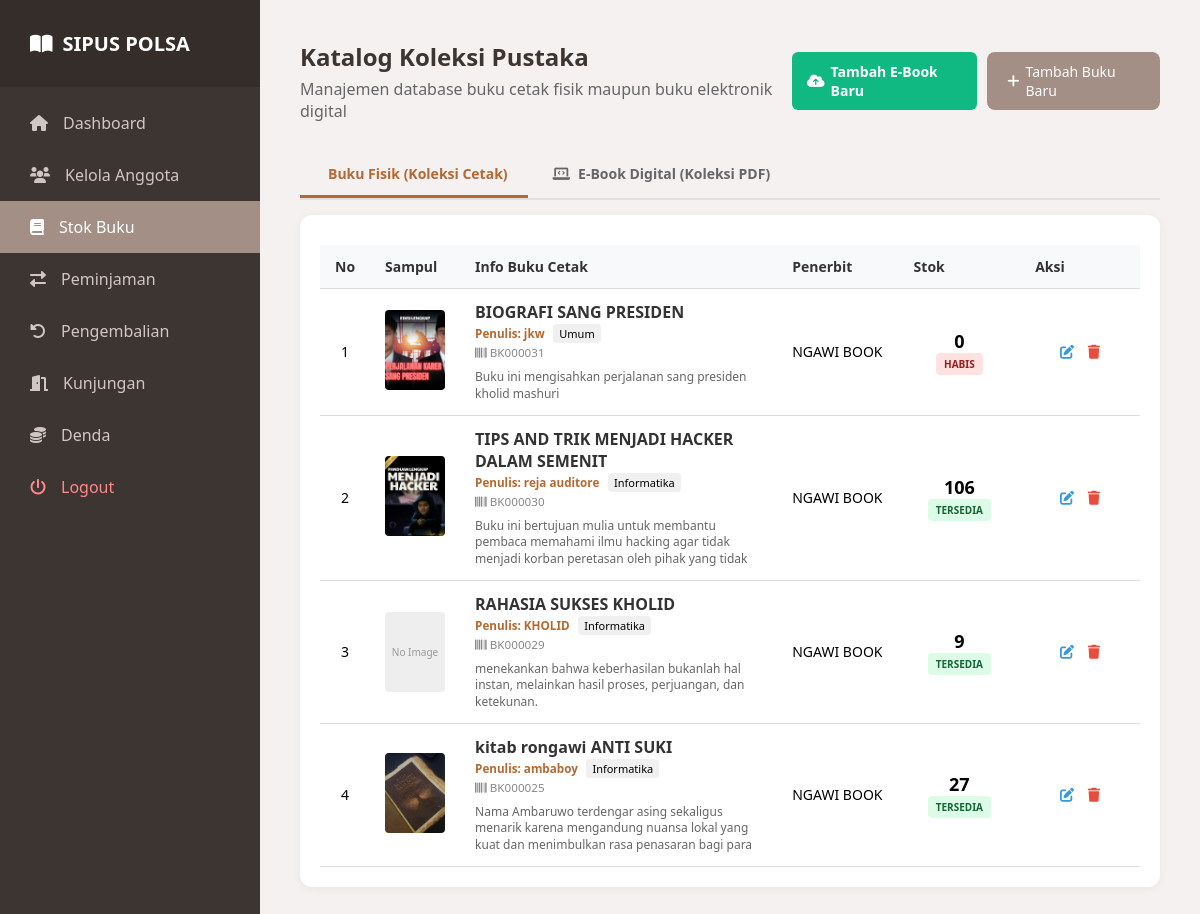
Page /admin/buku.php (signed in) on the committed database.
### tables this page shows
CREATE TABLE `buku` (
  `id_buku` int(11) NOT NULL,
  `barcode` varchar(50) DEFAULT NULL,
  `judul` varchar(255) NOT NULL,
  `pengarang` varchar(100) DEFAULT NULL,
  `penerbit` varchar(255) DEFAULT NULL,
  `jenis_buku` varchar(50) DEFAULT NULL,
  `sinopsis` text DEFAULT NULL,
  `stok` int(11) DEFAULT 0,
  `sampul` varchar(255) DEFAULT NULL,
  `file_ebook` varchar(255) DEFAULT NULL
);

### admin/buku.php (the view, shortened to what this page needs)
<?php
include '../config/koneksi.php';
$query_buku_fisik = mysqli_query($koneksi, "SELECT * FROM buku WHERE file_ebook IS NULL OR file_ebook = '' ORDER BY id_buku DESC");
?>
<!DOCTYPE html>
<html lang="id">
<head>
    <link rel="stylesheet" href="../assets/css/admin-style.css">
    <link rel="stylesheet" href="https://cdnjs.cloudflare.com/ajax/libs/font-awesome/6.0.0/css/all.min.css">
</head>
<body>
    <div class="sidebar">
        <div class="brand">
            <i class="fa-solid fa-book-open"></i>
            <span>SIPUS POLSA</span>
        </div>
        <nav>
            <a href="dashboard.php"><i class="fa-solid fa-house"></i> Dashboard</a>
            <a href="anggota.php"><i class="fa-solid fa-users"></i> Kelola Anggota</a>
            <a href="buku.php" class="active"><i class="fa-solid fa-book"></i> Stok Buku</a>
            <a href="peminjaman.php"><i class="fa-solid fa-right-left"></i> Peminjaman</a>
            <a href="pengembalian.php"><i class="fa-solid fa-rotate-left"></i> Pengembalian</a>
            <a href="kunjungan.php"><i class="fa-solid fa-door-open"></i> Kunjungan</a>
            <a href="denda.php"><i class="fa-solid fa-coins"></i> Denda</a>
            <a href="../logout.php" class="logout" onclick="return confirm('Apakah Anda yakin ingin logout?')">
                <i class="fa-solid fa-power-off"></i> Logout
            </a>
        </nav>
    </div>
    <div class="main-content">
        <header style="display: flex; justify-content: space-between; align-items: center; margin-bottom: 30px;">
            <div>
                <h1>Katalog Koleksi Pustaka</h1>
                <p style="color: #666; margin-top: 5px;">Manajemen database buku cetak fisik maupun buku elektronik digital</p>
            </div>
            <div class="action-buttons">
                <a href="ebook_tambah.php" class="btn-add-ebook">
                    <i class="fa-solid fa-cloud-arrow-up"></i> Tambah E-Book Baru
                </a>
                <a href="buku_tambah.php" class="btn-add" style="display: inline-flex; align-items: center; gap: 6px;">
                    <i class="fa-solid fa-plus"></i> Tambah Buku Baru
                </a>
            </div>
        </header>
        <div class="tab-wrapper">
            <div class="tab-nav">
                <label for="tab-fisik" class="tab-btn"><i class="fa-solid fa-book-bookmark"></i> Buku Fisik (Koleksi Cetak)</label>
                <label for="tab-digital" class="tab-btn"><i class="fa-solid fa-laptop-code"></i> E-Book Digital (Koleksi PDF)</label>
            </div>
            <div class="tab-content" id="content-fisik">
                <div class="table-container">
                    <table>
                        <thead>
                            <tr>
                                <th width="5%">No</th>
                                <th width="10%">Sampul</th>
                                <th width="40%">Info Buku Cetak</th>
                                <th width="15%">Penerbit</th>
                                <th width="15%">Stok</th>
                                <th width="15%">Aksi</th>
                            </tr>
                        </thead>
                        <tbody>
                            <?php
                            $no = 1;
                            if(mysqli_num_rows($query_buku_fisik) > 0):
                                while($d = mysqli_fetch_array($query_buku_fisik)):
                                    $img_path = (!empty($d['sampul']) && file_exists("../assets/img/sampul/".$d['sampul'])) ? "../assets/img/sampul/".$d['sampul'] : "";
                            ?>
                            <tr>
                                <td style="text-align: center;"><?php echo $no++; ?></td>
                                <td style="text-align: center;">
                                    <?php if(!empty($img_path)): ?>
                                        <img src="<?php echo $img_path; ?>" style="width: 60px; height: 80px; object-fit: cover; border-radius: 4px;">
                                    <?php else: ?>
                                        <div style="width: 60px; height: 80px; background: #eee; display: flex; align-items: center; justify-content: center; font-size: 10px; color: #999; border-radius: 4px;">No Image</div>
                                    <?php endif; ?>
                                </td>
                                <td>
                                    <strong style="font-size: 16px; color: #333;"><?php echo htmlspecialchars($d['judul']); ?></strong><br>
                                    <small style="color: #B46932; font-weight: 600;">Penulis: <?php echo htmlspecialchars($d['pengarang']); ?></small>
                                    <span style="font-size: 11px; background:#f0f0f0; padding:2px 6px; border-radius:4px; margin-left:5px;"><?php echo htmlspecialchars($d['jenis_buku'] ?? 'Umum'); ?></span>
                                    <?php if(!empty($d['barcode'])): ?>
                                    <br><small style="color:#888;"><i class="fa-solid fa-barcode"></i> <?php echo htmlspecialchars($d['barcode']); ?></small>
                                    <?php endif; ?>
                                    <div style="font-size: 12px; color: #666; margin-top: 8px; line-height: 1.4; max-height: 50px; overflow: hidden;">
                                        <?php echo (!empty($d['sinopsis'])) ? htmlspecialchars($d['sinopsis']) : "<i style='color:#ccc;'>Tidak ada sinopsis.</i>"; ?>
                                    </div>
                                </td>
                                <td><?php echo htmlspecialchars($d['penerbit']); ?></td>
                                <td style="text-align: center;">
                                    <strong style="font-size: 18px;"><?php echo $d['stok']; ?></strong><br>
                                    <span class="badge <?php echo ($d['stok'] > 0) ? 'available' : 'empty'; ?>">
                                        <?php echo ($d['stok'] > 0) ? 'Tersedia' : 'Habis'; ?>
                                    </span>
                                </td>
                                <td style="text-align: center;">
                                    <a href="buku_edit.php?id=<?php echo $d['id_buku']; ?>" style="color: #3498db; margin-right: 10px;" title="Edit"><i class="fa fa-edit"></i></a>
                                    <a href="buku_aksi.php?aksi=hapus&id=<?php echo $d['id_buku']; ?>" style="color: #e74c3c;" onclick="return confirm('Yakin ingin menghapus buku ini?')" title="Hapus"><i class="fa fa-trash"></i></a>
                                </td>
                            </tr>
                            <?php
                                endwhile;
                            else:
                                echo "<tr><td colspan='6' class='empty-row'>Data koleksi buku cetak belum tersedia.</td></tr>";
                            endif;
                            ?>
                        </tbody>
                    </table>
                </div>
            </div>
        </div>
    </div>
</body>
</html>

### assets/css/admin-style.css (style rules this page uses)
* { margin: 0; padding: 0; box-sizing: border-box; font-family: 'Segoe UI', sans-serif; }
body { display: flex; background-color: #f4f1f0; min-height: 100vh; }
.sidebar { width: 260px; background-color: #3d3531; color: white; display: flex; flex-direction: column; position: fixed; height: 100%; }
.brand { padding: 30px; font-size: 20px; font-weight: bold; display: flex; align-items: center; gap: 10px; background-color: #342d2a; }
nav { display: flex; flex-direction: column; padding: 10px 0; }
nav a { color: #d1c7c2; text-decoration: none; padding: 15px 30px; display: flex; align-items: center; gap: 15px; transition: 0.3s; }
nav a:hover, nav a.active { background-color: #a38f85; color: white; }
.logout { margin-top: auto; color: #ff8a8a; }
.main-content { margin-left: 260px; flex: 1; padding: 40px; }
header { display: flex; justify-content: space-between; align-items: center; margin-bottom: 40px; }
header h1 { color: #3d3531; font-size: 24px; }
.table-container { background: white; padding: 20px; border-radius: 12px; box-shadow: 0 4px 15px rgba(0,0,0,0.05); }
table { width: 100%; border-collapse: collapse; margin-top: 10px; }
table th, table td { padding: 15px; text-align: left; border-bottom: 1px solid #eee; }
table th { background-color: #f8f6f5; color: #a38f85; font-weight: 600; }
.btn-add { background-color: #a38f85; color: white; padding: 10px 20px; text-decoration: none; border-radius: 8px; font-size: 14px; }

### admin/buku.php (style rules this page uses)
.table-container { background: white; padding: 20px; border-radius: 12px; box-shadow: 0 2px 10px rgba(0,0,0,.05); margin-top: 15px; }
table { width: 100%; border-collapse: collapse; margin-top: 10px; }
table th, table td { padding: 12px 15px; text-align: left; border-bottom: 1px solid #ddd; font-size: 14px; }
table th { background-color: #f8f9fa; color: #333; font-weight: 600; }
.badge { padding: 4px 8px; border-radius: 4px; font-size: 10px; text-transform: uppercase; font-weight: bold; display: inline-block; }
.badge.available { background: #dcfce7; color: #166534; }
.badge.empty { background: #fee2e2; color: #991b1b; }
.tab-wrapper { margin-top: 25px; }
.tab-nav { display: flex; gap: 5px; border-bottom: 2px solid #e0e0e0; margin-bottom: 15px; }
.tab-btn { padding: 12px 20px; font-weight: bold; font-size: 14px; color: #666; cursor: pointer; border: none; background: none; border-bottom: 3px solid transparent; transition: 0.2s; display: flex; align-items: center; gap: 8px; }
.tab-content { display: none; }
#tab-fisik:checked ~ .tab-nav label[for="tab-fisik"], #tab-digital:checked ~ .tab-nav label[for="tab-digital"] { color: #B46932; border-bottom-color: #B46932; }
#tab-fisik:checked ~ #content-fisik, #tab-digital:checked ~ #content-digital { display: block; }
.action-buttons { display: flex; gap: 10px; }
.btn-add-ebook { background: #10b981; color: white; padding: 10px 15px; border-radius: 6px; text-decoration: none; font-size: 14px; font-weight: 600; display: inline-flex; align-items: center; gap: 6px; transition: 0.2s; }

### rows in the picture
buku: sampul (picture), judul "BIOGRAFI SANG PRESIDEN", pengarang "jkw", jenis_buku "Umum", barcode "BK000031", sinopsis "Buku ini mengisahkan perjalanan sang presiden kholid mashuri", penerbit "NGAWI BOOK", stok "0", shows "HABIS"
buku: sampul (picture), judul "TIPS AND TRIK MENJADI HACKER DALAM SEMENIT", pengarang "reja auditore", jenis_buku "Informatika", barcode "BK000030", sinopsis "Buku ini bertujuan mulia untuk membantu pembaca memahami ilmu hacking agar tidak menjadi korban peretasan oleh pihak yang tidak…", penerbit "NGAWI BOOK", stok "106", shows "TERSEDIA"
buku: shows "No Image", judul "RAHASIA SUKSES KHOLID", pengarang "KHOLID", jenis_buku "Informatika", barcode "BK000029", sinopsis "menekankan bahwa keberhasilan bukanlah hal instan, melainkan hasil proses, perjuangan, dan ketekunan.", penerbit "NGAWI BOOK", stok "9", shows "TERSEDIA"
buku: sampul (picture), judul "kitab rongawi ANTI SUKI", pengarang "ambaboy", jenis_buku "Informatika", barcode "BK000025", sinopsis "Nama Ambaruwo terdengar asing sekaligus menarik karena mengandung nuansa lokal yang kuat dan menimbulkan rasa penasaran bagi para…", penerbit "NGAWI BOOK", stok "27", shows "TERSEDIA"
